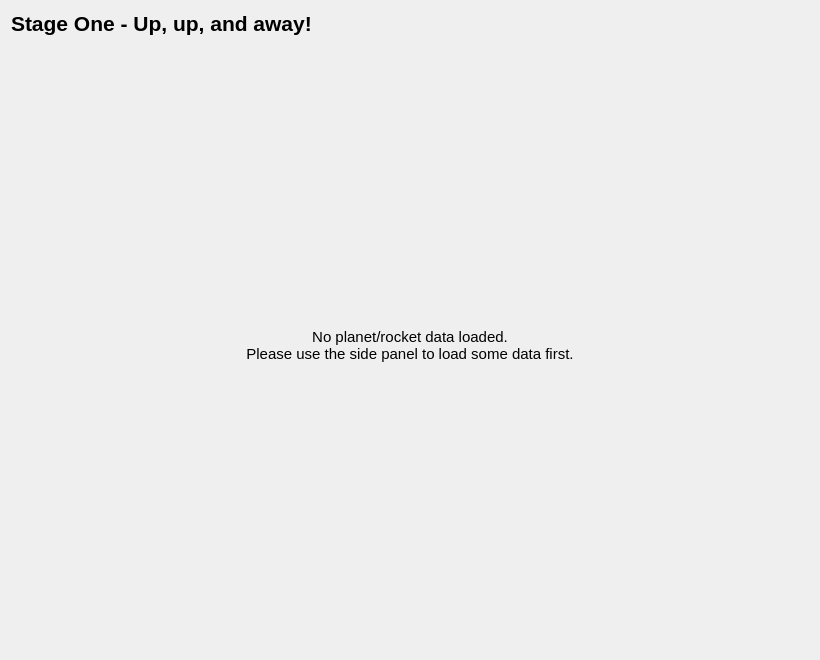
<?xml version="1.0" encoding="UTF-8"?>
<ui version="4.0">
 <class>RocketAccelerationTimeSolutionWidget</class>
 <widget class="QWidget" name="RocketAccelerationTimeSolutionWidget">
  <property name="geometry">
   <rect>
    <x>0</x>
    <y>0</y>
    <width>820</width>
    <height>660</height>
   </rect>
  </property>
  <property name="windowTitle">
   <string>Form</string>
  </property>
  <layout class="QVBoxLayout" name="verticalLayout">
   <item>
    <widget class="QLabel" name="RocketAccelerationTimeHeader">
     <property name="font">
      <font>
       <pointsize>16</pointsize>
       <bold>true</bold>
      </font>
     </property>
     <property name="text">
      <string>Stage One - Up, up, and away!</string>
     </property>
    </widget>
   </item>
   <item>
    <widget class="QStackedWidget" name="stackedWidget">
     <widget class="QWidget" name="noDataPage">
      <layout class="QVBoxLayout" name="verticalLayout_2">
       <item>
        <widget class="QLabel" name="noDataLabel">
         <property name="font">
          <font>
           <pointsize>11</pointsize>
          </font>
         </property>
         <property name="text">
          <string>No planet/rocket data loaded.
Please use the side panel to load some data first.</string>
         </property>
         <property name="alignment">
          <set>Qt::AlignmentFlag::AlignCenter</set>
         </property>
        </widget>
       </item>
      </layout>
     </widget>
     <widget class="QWidget" name="rocketAccelerationTimePage">
      <layout class="QVBoxLayout" name="verticalLayout_3">
       <item>
        <widget class="QTableView" name="rocketAccelerationTimeTable">
         <property name="font">
          <font>
           <pointsize>11</pointsize>
          </font>
         </property>
         <property name="styleSheet">
          <string notr="true">background: white;</string>
         </property>
         <property name="frameShape">
          <enum>QFrame::Shape::Box</enum>
         </property>
         <property name="frameShadow">
          <enum>QFrame::Shadow::Plain</enum>
         </property>
         <property name="editTriggers">
          <set>QAbstractItemView::EditTrigger::NoEditTriggers</set>
         </property>
        </widget>
       </item>
      </layout>
     </widget>
    </widget>
   </item>
  </layout>
 </widget>
 <resources/>
 <connections/>
</ui>
